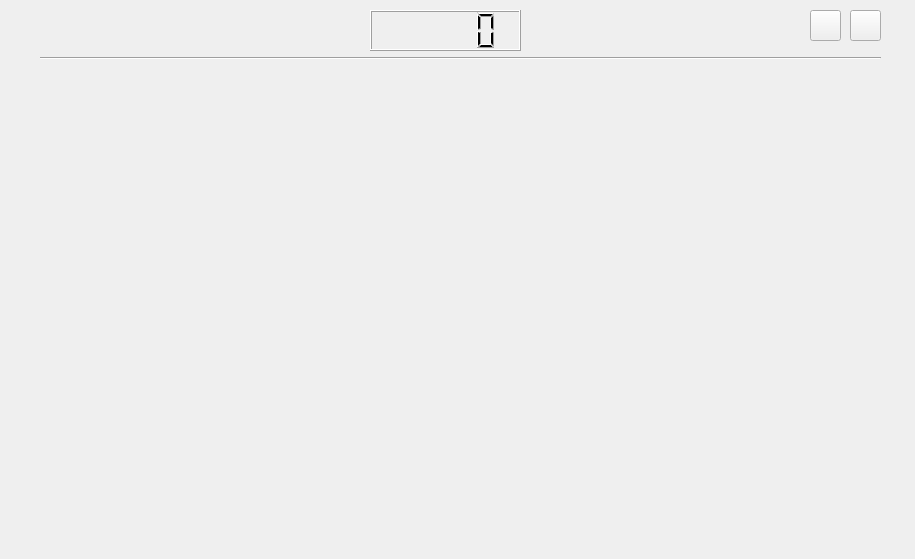
<?xml version="1.0" encoding="UTF-8"?>
<ui version="4.0">
 <class>Form</class>
 <widget class="QWidget" name="Form">
  <property name="geometry">
   <rect>
    <x>0</x>
    <y>0</y>
    <width>915</width>
    <height>559</height>
   </rect>
  </property>
  <property name="windowTitle">
   <string>Form</string>
  </property>
  <widget class="QStackedWidget" name="listWidget_panelVersion">
   <property name="geometry">
    <rect>
     <x>0</x>
     <y>60</y>
     <width>901</width>
     <height>491</height>
    </rect>
   </property>
   <property name="toolTipDuration">
    <number>0</number>
   </property>
   <property name="styleSheet">
    <string notr="true"/>
   </property>
   <property name="frameShape">
    <enum>QFrame::NoFrame</enum>
   </property>
   <property name="frameShadow">
    <enum>QFrame::Plain</enum>
   </property>
   <property name="currentIndex">
    <number>-1</number>
   </property>
  </widget>
  <widget class="Line" name="line">
   <property name="geometry">
    <rect>
     <x>40</x>
     <y>50</y>
     <width>841</width>
     <height>16</height>
    </rect>
   </property>
   <property name="orientation">
    <enum>Qt::Horizontal</enum>
   </property>
  </widget>
  <widget class="QPushButton" name="btn_prev">
   <property name="geometry">
    <rect>
     <x>810</x>
     <y>10</y>
     <width>31</width>
     <height>31</height>
    </rect>
   </property>
   <property name="styleSheet">
    <string notr="true">QPushButton {
border-image: url(:/CreadorPreguntas/IMAGENES/imagen5_prevE.png);
  }
QPushButton:hover {
border-image: url(:/CreadorPreguntas/IMAGENES/imagen4_prevD .png);
}

QPushButton:pressed {
border-image: url(:/CreadorPreguntas/IMAGENES/imagen5_prevE.png);
}
</string>
   </property>
   <property name="text">
    <string/>
   </property>
  </widget>
  <widget class="QPushButton" name="btn_next">
   <property name="geometry">
    <rect>
     <x>850</x>
     <y>10</y>
     <width>31</width>
     <height>31</height>
    </rect>
   </property>
   <property name="styleSheet">
    <string notr="true">QPushButton {
border-image: url(:/CreadorPreguntas/IMAGENES/imagen5_nextE.png);
  }
QPushButton:hover {
border-image: url(:/CreadorPreguntas/IMAGENES/imagen4_nextD.png);
}

QPushButton:pressed {
border-image: url(:/CreadorPreguntas/IMAGENES/imagen5_nextE.png);
}
</string>
   </property>
   <property name="text">
    <string/>
   </property>
  </widget>
  <widget class="QLCDNumber" name="lcdNum_timePregunta">
   <property name="geometry">
    <rect>
     <x>370</x>
     <y>10</y>
     <width>151</width>
     <height>41</height>
    </rect>
   </property>
  </widget>
  <widget class="QLabel" name="bel_estadoRespuesta">
   <property name="geometry">
    <rect>
     <x>50</x>
     <y>10</y>
     <width>301</width>
     <height>41</height>
    </rect>
   </property>
   <property name="font">
    <font>
     <pointsize>20</pointsize>
    </font>
   </property>
   <property name="text">
    <string/>
   </property>
  </widget>
 </widget>
 <resources>
  <include location="../../IMAG.qrc"/>
 </resources>
 <connections/>
</ui>
